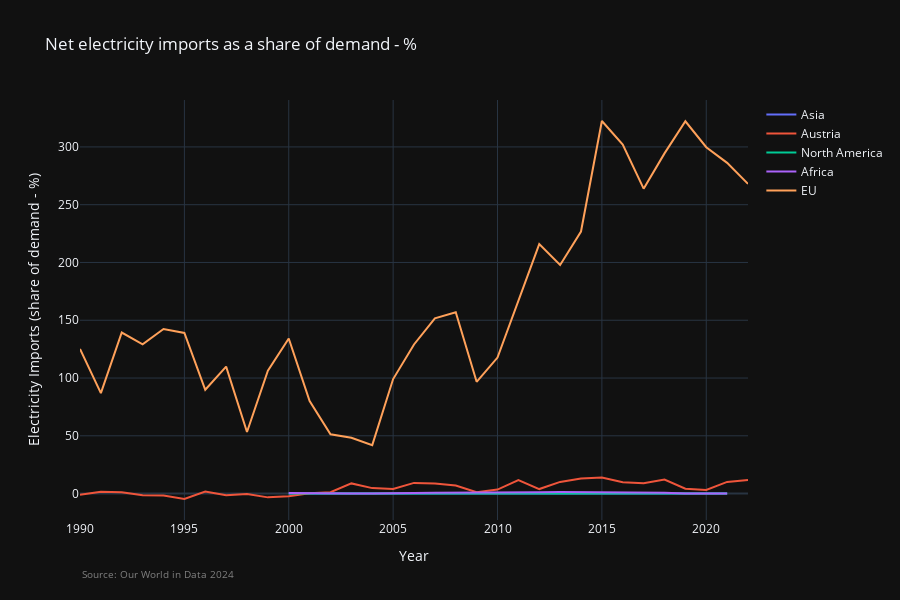

The notebook cell this image was saved under:
### Code cell
eu_countries = ['Germany', 'France', 'Italy', 'Spain', 'Netherlands', 'Belgium', 'Poland',
                'Romania', 'Greece', 'Portugal', 'Czech Republic', 'Hungary', 'Sweden',
                'Austria', 'Bulgaria', 'Denmark', 'Finland', 'Slovakia', 'Ireland', 'Croatia',
                'Lithuania', 'Slovenia', 'Estonia', 'Latvia', 'Cyprus', 'Luxembourg', 'Malta']


entities_list = ['Asia', 'Austria', 'North America', 'Africa']
combined_entities = entities_list + eu_countries
combined_filtered_data = df_share_electricity_imports[df_share_electricity_imports['Entity'].isin(combined_entities)]

regions_data = combined_filtered_data[combined_filtered_data['Entity'].isin(entities_list)]

# Aggregate energy imports for the EU countries
eu_imports = combined_filtered_data[combined_filtered_data['Entity'].isin(eu_countries)]
eu_combined_imports = eu_imports.groupby('Year')['Net electricity imports as a share of demand - %'].sum().reset_index()

fig19 = go.Figure()

for entity in entities_list:
    region_data = regions_data[regions_data['Entity'] == entity]
    fig19.add_trace(go.Scatter(x=region_data['Year'], y=region_data['Net electricity imports as a share of demand - %'], 
                             mode='lines', name=entity))


fig19.add_trace(go.Scatter(x=eu_combined_imports['Year'], y=eu_combined_imports['Net electricity imports as a share of demand - %'], 
                         mode='lines', name='EU'))

fig19.update_layout(title='Net electricity imports as a share of demand - %',
    xaxis_title='Year',
    yaxis_title='Electricity Imports (share of demand - %)',
    showlegend=True, 
    height=600,
    template="plotly_dark")

fig19.add_annotation(
    text="Source: Our World in Data 2024",
    xref="paper", yref="paper",
    x=0, y=-0.15,
    showarrow=False,
    font=dict(size=10, color="grey")
)

fig19.show()

### Figure 1 — Plotly figure (JSON) as saved in the notebook; plotly's stock layout.template omitted (floating-point values rounded to 4 significant figures)
{"data": [{"mode": "lines", "name": "Asia", "type": "scatter", "x": [2000, 2001, 2002, 2003, 2004, 2005, 2006, 2007, 2008, 2009, 2010, 2011, 2012, 2013, 2014, 2015, 2016, 2017, 2018, 2019, 2020, 2021], "y": [0.1729, 0.128, 0.1301, 0.03118, 0.008568, -0.001504, 0.05357, 0.01758, 0.008259, 0.03756, 0.03254, 0.05653, 0.1035, 0.1298, 0.1215, 0.1796, 0.1055, 0.01947, 0.0978, 0.2217, 0.1599, 0.1278]}, {"mode": "lines", "name": "Austria", "type": "scatter", "x": [1990, 1991, 1992, 1993, 1994, 1995, 1996, 1997, 1998, 1999, 2000, 2001, 2002, 2003, 2004, 2005, 2006, 2007, 2008, 2009, 2010, 2011, 2012, 2013, 2014, 2015, 2016, 2017, 2018, 2019, 2020, 2021, 2022], "y": [-0.9419, 1.511, 1.089, -1.442, -1.599, -4.686, 1.742, -1.402, -0.2869, -3.275, -2.343, 0.359, 1.14, 8.811, 4.738, 3.904, 9.239, 8.733, 7.007, 1.163, 3.468, 11.64, 3.916, 10.12, 13.08, 13.99, 9.888, 8.855, 12.1, 4.23, 3.082, 10.12, 11.66]}, {"mode": "lines", "name": "North America", "type": "scatter", "x": [2000, 2001, 2002, 2003, 2004, 2005, 2006, 2007, 2008, 2009, 2010, 2011, 2012, 2013, 2014, 2015, 2016, 2017, 2018, 2019, 2020, 2021], "y": [-0.0216, 0.008268, 0.0004226, -0.002106, -0.004939, -0.009031, -0.02405, -0.01232, -0.004921, -0.004905, -0.003153, 0.0151, 0.03735, 0.143, 0.1269, 0.08535, 0.06534, -0.09567, -0.05055, -0.1357, -0.1174, 0.08136]}, {"mode": "lines", "name": "Africa", "type": "scatter", "x": [2000, 2001, 2002, 2003, 2004, 2005, 2006, 2007, 2008, 2009, 2010, 2011, 2012, 2013, 2014, 2015, 2016, 2017, 2018, 2019, 2020, 2021], "y": [0.5157, 0.1917, 0.1361, 0.1687, 0.01552, 0.02986, 0.5437, 0.7605, 0.7501, 0.8706, 0.5981, 0.8321, 1.119, 1.271, 1.211, 0.8068, 0.8535, 0.8081, 0.6642, 0.0145, -0.124, -0.003574]}, {"mode": "lines", "name": "EU", "type": "scatter", "x": [1990, 1991, 1992, 1993, 1994, 1995, 1996, 1997, 1998, 1999, 2000, 2001, 2002, 2003, 2004, 2005, 2006, 2007, 2008, 2009, 2010, 2011, 2012, 2013, 2014, 2015, 2016, 2017, 2018, 2019, 2020, 2021, 2022], "y": [125.1, 86.91, 139.4, 129.1, 142.4, 139.0, 89.84, 109.8, 53.33, 106.3, 134.3, 80.14, 51.31, 48.24, 41.92, 99.1, 129.0, 151.7, 156.9, 96.72, 117.7, 166.2, 215.9, 197.8, 226.8, 322.4, 302.0, 263.9, 294.4, 322.2, 299.7, 286.2, 268.0]}], "layout": {"annotations": [{"font": {"color": "grey", "size": 10}, "showarrow": false, "text": "Source: Our World in Data 2024", "x": 0, "xref": "paper", "y": -0.15, "yref": "paper"}], "height": 600, "showlegend": true, "title": {"text": "Net electricity imports as a share of demand - %"}, "xaxis": {"title": {"text": "Year"}}, "yaxis": {"title": {"text": "Electricity Imports (share of demand - %)"}}}}
